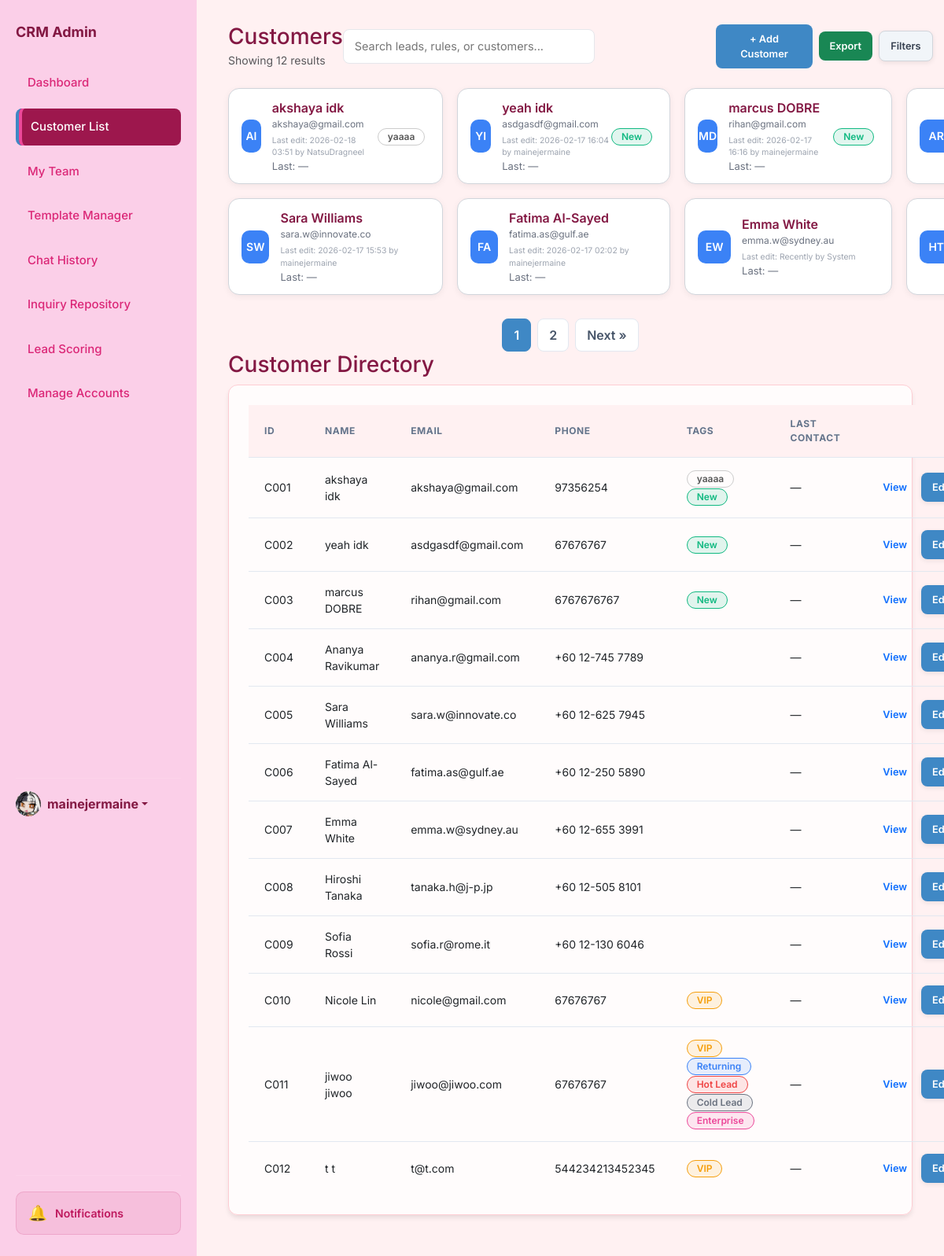
Page /customers (signed in) on the earlier database version.
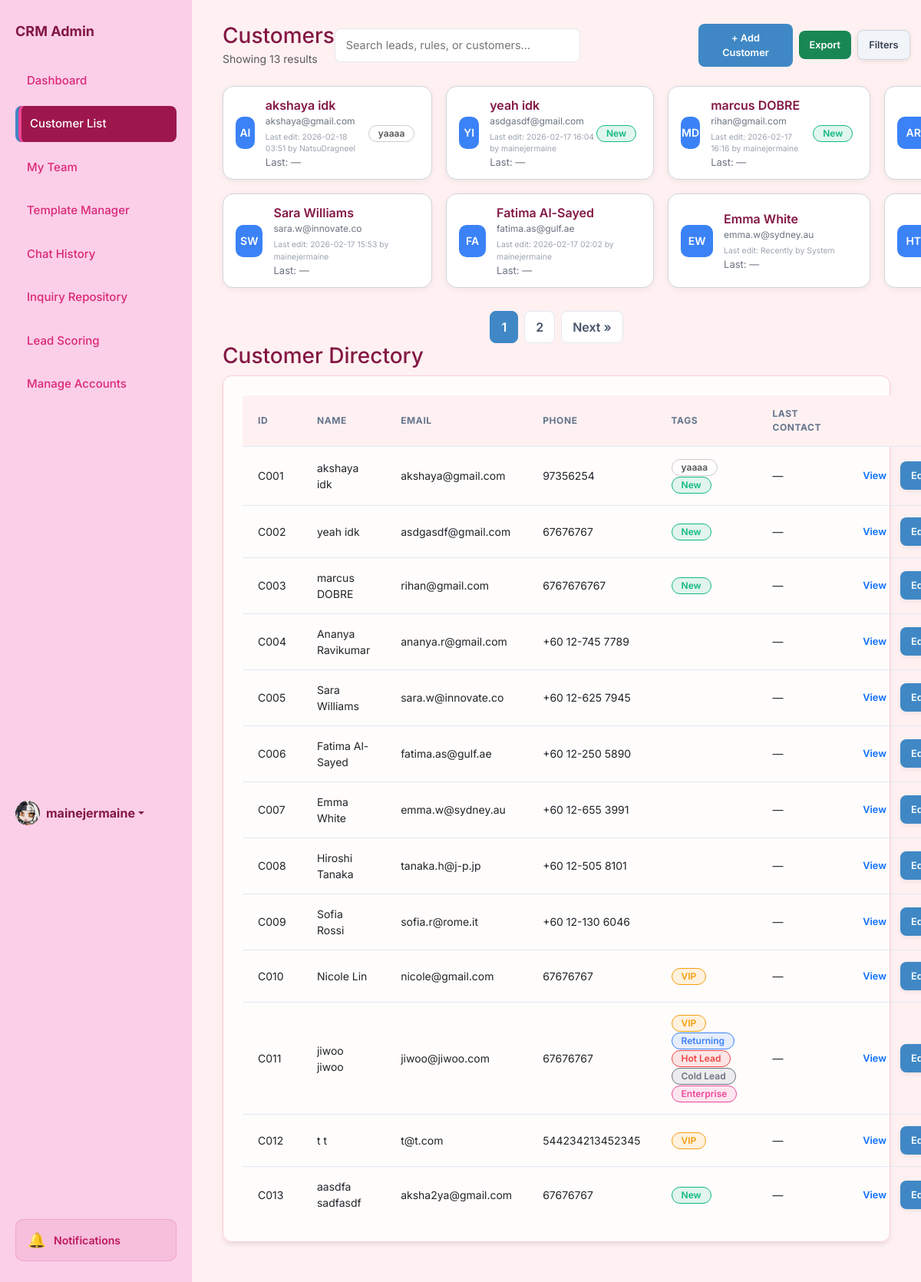
Same page on the later database version.
### app.py (models this page shows, shortened)
class User(db.Model):
    id = db.Column(db.Integer, primary_key=True)
    username = db.Column(db.String(80), unique=True, nullable=False)
    password = db.Column(db.String(200), nullable=False)
    name = db.Column(db.String(100), default='Admin')
    bio = db.Column(db.Text, default='')
    profile_picture = db.Column(db.String(200), default='https://ui-avatars.com/api/?name=Admin&background=random')
    role = db.Column(db.String(20), default='agent') # super_admin, agent
    preferences = db.Column(db.Text, default='{}') # Stores dashboard layout/stats as JSON
    last_active = db.Column(db.String(50))
    team_id = db.Column(db.Integer, db.ForeignKey('team.id'), nullable=True)
    team_role = db.Column(db.String(20)) # leader, vice_leader, member
    last_active_team_chat = db.Column(db.String(50)) # Timestamp of last time user viewed team chat

class Customer(db.Model):
    id = db.Column(db.Integer, primary_key=True)
    name = db.Column(db.String(100), nullable=False)
    email = db.Column(db.String(120), unique=True)
    phone = db.Column(db.String(20))
    location = db.Column(db.String(100))
    assigned_staff = db.Column(db.String(100))
    status = db.Column(db.String(50), default="Active")
    tags = db.Column(db.String(200)) # Stored as "VIP,New,Returning"
    notes = db.Column(db.Text)
    last_contact = db.Column(db.String(50))
    created_at = db.Column(db.String(50))
    created_by = db.Column(db.String(100))
    updated_at = db.Column(db.String(50))
    updated_by = db.Column(db.String(100))

### app.py (the view)
@app.route('/customers')
def customers():
    tag_colors = {
        'VIP': '#f59e0b',
        'New': '#10b981',
        'Returning': '#3b82f6',
        'Hot Lead': '#ef4444',
        'Cold Lead': '#6b7280',
        'Premium': '#8b5cf6',
        'Enterprise': '#ec4899'
    }
    all_customers_for_tags = Customer.query.all()
    tags_inventory = {}
    for c in all_customers_for_tags:
        if c.tags:
            for tag in c.tags.split(','):
                tag = tag.strip()
                if tag and tag not in tags_inventory:
                    tags_inventory[tag] = tag_colors.get(tag, '#94a3b8')
    selected_tags = request.args.getlist('tags')
    last_contact_filter = request.args.get('last_contact', '')
    page = request.args.get('page', 1, type=int)
    per_page = 8
    query = Customer.query
    if selected_tags:
        tag_filters = []
        for tag in selected_tags:
            tag_filters.append(Customer.tags.like(f'%{tag}%'))
        query = query.filter(or_(*tag_filters))
    if last_contact_filter:
        query = query.filter(Customer.last_contact == last_contact_filter)
    pagination = query.paginate(page=page, per_page=per_page, error_out=False)
    customers_list = pagination.items
    all_customers = Customer.query.all()
    return render_template(
        'customer-list.html',
        customers=customers_list,
        pagination=pagination,
        tags_inventory=get_tags_inventory(),
        tag_colors=tag_colors,
        selected_tags=selected_tags,
        last_contact_filter=last_contact_filter,
        all_customers=all_customers
    )

### app.py (called while the page is built)
@app.context_processor
def context_processor():
    from flask import g
    return dict(
        team_pending_requests_count=getattr(g, 'team_pending_requests_count', 0),
        unread_team_messages=getattr(g, 'unread_team_messages', False)
    )

@app.context_processor
def inject_user_preferences():
    theme = 'light'
    if has_request_context() and 'user_id' in session:
        user_id = session.get('user_id')
        user = User.query.get(user_id)
        if user and user.preferences:
            try:
                import json
                prefs = json.loads(user.preferences)
                theme = prefs.get('theme', 'light')
            except:
                pass
    return dict(current_theme=theme)

@app.context_processor
def inject_search_data():
    customers = Customer.query.all()
    inquiries = Inquiry.query.all()
    rules = Rule.query.all()
    templates = AutoReplyTemplate.query.all()
    faqs = FAQ.query.all()
    search_seed = []
    for c in customers:
        search_seed.append({"display": c.name, "category": "Customer", "page": "/customers"})
    for i in inquiries:
        search_seed.append({"display": f"Inquiry: {i.customer}", "category": "Inquiry", "page": f"/inquiry/{i.id}"})
    for r in rules:
        search_seed.append({"display": r.name, "category": "Rule", "page": "/scoring"})
    for t in templates:
        search_seed.append({"display": t.title, "category": "Template", "page": "/templates-manager"})
    for f in faqs:
        search_seed.append({"display": f.question, "category": "FAQ", "page": "/templates-manager"})
    return dict(search_seed=search_seed)

def get_tags_inventory():
    tag_colors = {
        'VIP': '#f59e0b',
        'New': '#10b981',
        'Returning': '#3b82f6',
        'Hot Lead': '#ef4444',
        'Cold Lead': '#6b7280',
        'Premium': '#8b5cf6',
        'Enterprise': '#ec4899'
    }
    tags_inventory = dict(tag_colors)
    customers = Customer.query.all()
    for c in customers:
        if c.tags:
            for tag in c.tags.split(','):
                tag = tag.strip()
                if tag:
                    tags_inventory.setdefault(tag, tag_colors.get(tag, '#94a3b8'))
    return tags_inventory

### templates/customer-list.html (shortened to what this page needs)
<!DOCTYPE html>
<html lang="en">
<head>
    <link href="https://cdn.jsdelivr.net/npm/bootstrap@5.3.0/dist/css/bootstrap.min.css" rel="stylesheet">
    <link rel="stylesheet" href="https://cdn.jsdelivr.net/npm/bootstrap-icons@1.11.1/font/bootstrap-icons.css">
    <link rel="stylesheet" href="{{ url_for('static', filename='style.css') }}">
</head>
<body id="page-customers"
    class="{% if current_theme and current_theme != 'light' %}theme-{{ current_theme }}{% endif %}">
    <aside class="sidebar">
        <h2>CRM Admin</h2>
        <a href="/dashboard" class="nav-link nav-dashboard">Dashboard</a>
        <a href="/customers" class="nav-link nav-customers active">Customer List</a>
        <a href="/my-team" class="nav-link nav-my-team d-flex justify-content-between align-items-center">
            My Team
        </a>
        <a href="/templates-manager" class="nav-link nav-templates">Template Manager</a>
        <a href="/history" class="nav-link nav-history d-flex justify-content-between align-items-center">
            Chat History
        </a>
        <a href="/repository" class="nav-link nav-repository">Inquiry Repository</a>
        <a href="/scoring" class="nav-link nav-scoring">Lead Scoring</a>
        {% if session.get('user_role') in ['ultra_admin', 'super_admin', 'admin'] %}
        <a href="/admin/create-account" class="nav-link nav-admin">
            Manage Accounts
        </a>
        {% endif %}
        <div class="mt-auto pt-3 border-top border-secondary" style="border-color: rgba(255,255,255,0.1) !important;">
            <div class="dropdown">
                <a href="#" class="d-flex align-items-center text-decoration-none dropdown-toggle" id="dropdownUser1"
                    data-bs-toggle="dropdown" aria-expanded="false">
                    <div class="avatar-circle bg-primary text-white me-2"
                        style="width: 32px; height: 32px; font-size: 14px; display:flex; align-items:center; justify-content:center; border-radius:50%; overflow:hidden;">
                        {% if session.get('user_pic') and 'http' in session.get('user_pic') %}
                        <img src="{{ session.get('user_pic') }}" alt="User"
                            style="width:100%; height:100%; object-fit:cover;">
                        {% elif session.get('user_pic') %}
                        <img src="{{ url_for('static', filename='uploads/' + session.get('user_pic')) }}" alt="User"
                            style="width:100%; height:100%; object-fit:cover;">
                        {% else %}
                        {{ session.get('user_name', 'Admin')[0] | upper }}
                        {% endif %}
                    </div>
                    <strong>{{ session.get('user_name', 'Admin') }}</strong>
                </a>
            </div>
        </div>
    </aside>
    <main class="main">
        <div class="d-flex justify-content-between align-items-center mb-4">
            <div>
                <h1 class="h3 mb-0">Customers</h1>
                <small class="text-muted">
                    Showing {{ pagination.total }} results
                </small>
            </div>
            <div class="d-flex gap-2 align-items-center">
                <div class="search-container position-relative">
                    <input id="taskbarSearch" class="taskbar-search" autocomplete="off"
                        placeholder="Search leads, rules, or customers...">
                </div>
                <button class="btn btn-primary btn-sm" data-bs-toggle="modal" data-bs-target="#addCustomerModal">
                    + Add Customer
                </button>
                <a href="{{ url_for('export_customers') }}" class="btn btn-success btn-sm">
                    Export
                </a>
                <button class="btn btn-gray btn-sm d-flex align-items-center gap-1" data-bs-toggle="modal"
                    data-bs-target="#filterModal">
                    Filters
                </button>
            </div>
        </div>
        <div class="customer-grid">
            {% for c in customers %}
            <a href="/customer/{{ c.id }}" class="card-link">
                <div class="customer-card">
                    <div class="customer-left">
                        {% set parts = c.name.strip().split() %}
                        <div class="avatar-circle">
                            {{ parts[0][0]|upper }}{% if parts|length > 1 %}{{ parts[-1][0]|upper }}{% endif %}
                        </div>
                        <div class="customer-info">
                            <div class="customer-name">{{ c.name }}</div>
                            <div class="customer-email" style="font-size: 0.75rem; color: #6b7280;">{{ c.email }}</div>
                            <div class="customer-audit" style="font-size: 0.65rem; color: #9ca3af; margin-top: 4px;">
                                Last edit: {{ c.updated_at or 'Recently' }} by {{ c.updated_by or 'System' }}
                            </div>
                            <div class="customer-last">Last: {{ c.last_contact or "—" }}</div>
                        </div>
                    </div>
                    <div class="customer-tag">
                        {% if c.tags %}
                        {% set tag_list = c.tags.split(',') | map('trim') | reject('equalto','') | list %}
                        {% if tag_list %}
                        {% set first_tag = tag_list[0] %}
                        <span class="tag" style="background: {{ tag_colors.get(first_tag, '#ccc') }}20;
                             color: {{ tag_colors.get(first_tag, '#555') }};
                             border: 1px solid {{ tag_colors.get(first_tag, '#ccc') }};">
                            {{ first_tag }}
                        </span>
                        {% endif %}
                        {% endif %}
                    </div>
                </div>
            </a>
            {% endfor %}
        </div>
        {% if pagination.pages > 0 %}
        <div class="pagination-wrapper">
            {% for page_num in pagination.iter_pages(left_edge=1, right_edge=1, left_current=2, right_current=2) %}
            {% if page_num %}
            {% if page_num == pagination.page %}
            <span class="page-btn active">{{ page_num }}</span>
            {% else %}
            <a href="{{ url_for('customers', page=page_num) }}" class="page-btn">{{ page_num }}</a>
            {% endif %}
            {% else %}
            <span class="page-dots">…</span>
            {% endif %}
            {% endfor %}
            {% if pagination.has_next %}
            <a href="{{ url_for('customers', page=pagination.next_num) }}" class="page-btn">Next »</a>
            {% endif %}
        </div>
        {% endif %}
        <h3 class="section-title">Customer Directory</h3>
        <div class="card">
            <table>
                <thead>
                    <tr>
                        <th>ID</th>
                        <th>Name</th>
                        <th>Email</th>
                        <th>Phone</th>
                        <th>Tags</th>
                        <th>Last Contact</th>
                        <th></th>
                    </tr>
                </thead>
                <tbody>
                    {% for c in all_customers %}
                    <tr>
                        <td>C{{ "%03d"|format(c.id) }}</td>
                        <td>{{ c.name }}</td>
                        <td>{{ c.email }}</td>
                        <td>{{ c.phone }}</td>
                        <td>
                            {% if c.tags %}
                            {% for tag in c.tags.split(',') %}
                            <span class="tag" style="background: {{ tag_colors.get(tag, '#ccc') }}20;
                                                    color: {{ tag_colors.get(tag, '#555') }};
                                                    border:1px solid {{ tag_colors.get(tag, '#ccc') }};">
                                {{ tag }}
                            </span>
                            {% endfor %}
                            {% endif %}
                        </td>
                        <td>{{ c.last_contact or "—" }}</td>
                        <td>
                            <div class="d-flex gap-1 justify-content-end">
                                <a href="/customer/{{ c.id }}" class="btn btn-sm btn-outline-primary">View</a>
                                <a href="/customer/{{ c.id }}/edit" class="btn btn-blue btn-sm">Edit</a>
                            </div>
                        </td>
                    </tr>
                    {% endfor %}
                </tbody>
            </table>
        </div>
    </main>
</body>
</html>

Differences in the rows shown:
added Customer: id "013", name "aasdfa sadfasdf", email "aksha2ya@gmail.com", phone "67676767", tags "New", last_contact "—"
Other differences:
{{ pagination.total }}: "12" → "13"
